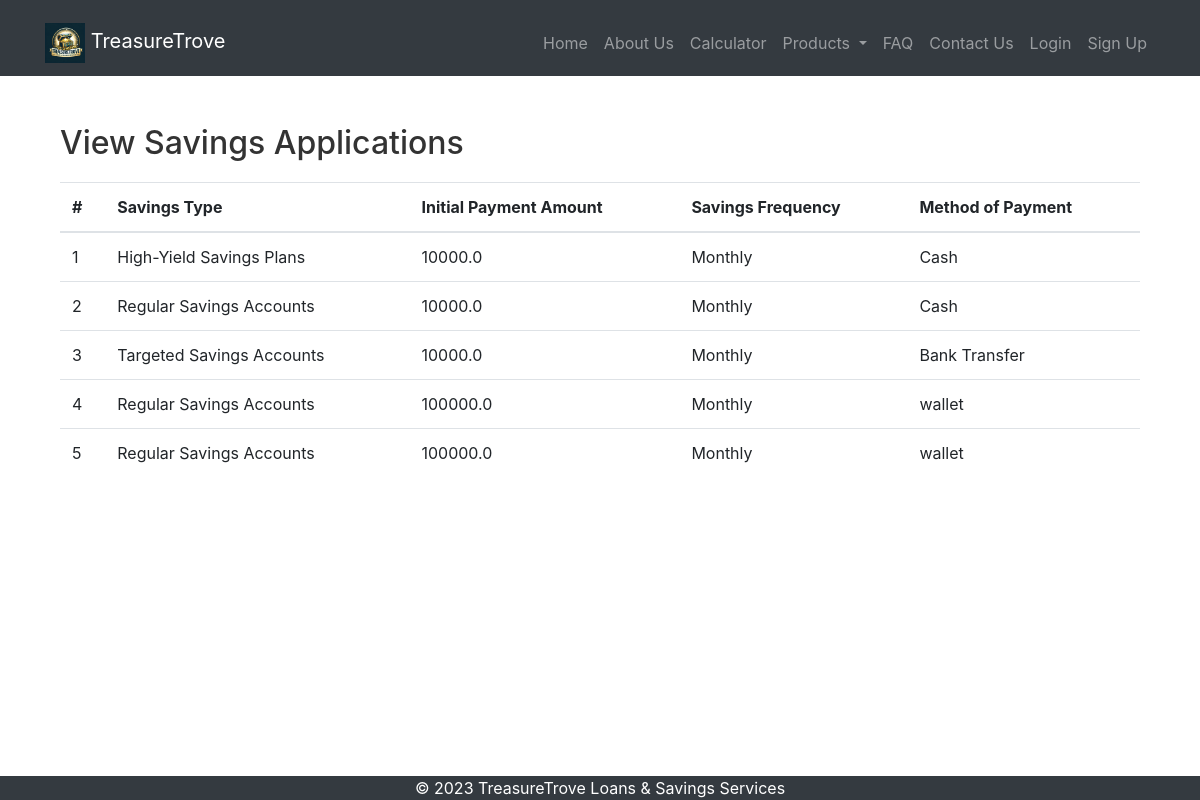
/view_savings_applications, run on the app's committed database.
### models.py (models this page shows)
class SavingsApplication(db.Model):
    id = db.Column(db.Integer, primary_key=True)
    savings_type = db.Column(db.String(255))
    initial_payment_amount = db.Column(db.Float)
    savings_frequency = db.Column(db.String(50))
    method_of_payment = db.Column(db.String(255))

### routes.py (the view)
@main.route('/view_savings_applications')
def view_savings_applications():
    applications = SavingsApplication.query.all()
    return render_template('view_savings_applications.html',
                           applications=applications)

### templates/view_savings_applications.html (shortened to what this page needs)
{% extends 'base.html' %}
{% block content %}
    <div class="container mt-4">
        <h2>View Savings Applications</h2>
        <table class="table">
            <thead>
                <tr>
                    <th>#</th>
                    <th>Savings Type</th>
                    <th>Initial Payment Amount</th>
                    <th>Savings Frequency</th>
                    <th>Method of Payment</th>
                </tr>
            </thead>
            <tbody>
                {% for application in applications %}
                    <tr>
                        <td>{{ application.id }}</td>
                        <td>{{ application.savings_type }}</td>
                        <td>{{ application.initial_payment_amount }}</td>
                        <td>{{ application.savings_frequency }}</td>
                        <td>{{ application.method_of_payment }}</td>
                    </tr>
                {% endfor %}
            </tbody>
        </table>
    </div>
{% endblock %}

### templates/base.html (shortened to what this page needs)
<!DOCTYPE html>
<html>
<head>
    <link href="https://stackpath.bootstrapcdn.com/bootstrap/4.3.1/css/bootstrap.min.css" rel="stylesheet">
    <link rel="stylesheet" href="https://cdnjs.cloudflare.com/ajax/libs/font-awesome/5.15.3/css/all.min.css">
    <link href="{{ url_for('static', filename='css/styles.css') }}" rel="stylesheet">
</head>
<body>
    <header>
        <nav class="navbar navbar-expand-lg navbar-dark bg-dark">
            <div class="container">
                <a class="navbar-brand" href="{{ url_for('main.index') }}">
                    <img src="{{ url_for('static', filename='images/logo.jpeg') }}" alt="Logo" class="img-fluid" style="height: 40px;">
                    TreasureTrove
                </a>
                <div class="collapse navbar-collapse" id="navbarResponsive">
                    <ul class="navbar-nav ml-auto">
                        <li class="nav-item">
                            <a class="nav-link" href="{{ url_for('main.index') }}">Home</a>
                        </li>
                        <li class="nav-item">
                            <a class="nav-link" href="{{ url_for('main.about') }}">About Us</a>
                        </li>
                        <li class="nav-item">
                            <a class="nav-link" href="{{ url_for('main.calculator') }}">Calculator</a>
                        </li>
                        <li class="nav-item dropdown">
                            <a class="nav-link dropdown-toggle" href="#" id="navbarDropdownMenuLink" role="button" data-toggle="dropdown" aria-haspopup="true" aria-expanded="false">
                                Products
                            </a>
                        </li>
                        <li class="nav-item">
                            <a class="nav-link" href="{{ url_for('main.faq') }}">FAQ</a>
                        </li>
                        <li class="nav-item">
                            <a class="nav-link" href="{{ url_for('main.contact') }}">Contact Us</a>
                        </li>
                        {% if 'user_email' in session %}
                            <li class="nav-item">
                                <a class="nav-link" href="{{ url_for('main.dashboard') }}">Dashboard</a>
                            </li>
                            {% if current_user.is_admin %}
                                <li class="nav-item">
                                    <a class="nav-link" href="{{ url_for('main.admin_dashboard') }}">Admin Dashboard</a>
                                </li>
                            {% endif %}
                            <li class="nav-item">
                                <a class="nav-link" href="{{ url_for('main.logout') }}">Logout</a>
                            </li>
                        {% else %}
                            <li class="nav-item">
                                <a class="nav-link" href="{{ url_for('main.login') }}">Login</a>
                            </li>
                            <li class="nav-item">
                                <a class="nav-link" href="{{ url_for('main.signup') }}">Sign Up</a>
                            </li>
                        {% endif %}
                    </ul>
                </div>
            </div>
        </nav>
    </header>
    <main class="container mt-4">
        {% block content %}{% endblock %}
    </main>
    <footer class="footer">
        <p>© 2023 TreasureTrove Loans & Savings Services</p>
    </footer>

### static/css/styles.css (style rules this page uses)
body { padding-top: 0px; }
footer { background-color: #f5f5f5; padding: 10px 0; text-align: center; position: fixed; left: 0; bottom: 0; width: 100%; }
html { height: 100%; }
body { display: flex; flex-direction: column; height: 100%; margin: 0; }
.footer { background-color: #343a40; color: white; text-align: center; padding: 0px 0; width: 100%; }
.footer p { margin: 0; }
.container_fd h1, .container h2 { color: #333; margin-bottom: 20px; }
.container { margin-top: 10px; }

### data on the page
SavingsApplication: id "1", savings_type "High-Yield Savings Plans", initial_payment_amount "10000.0", savings_frequency "Monthly", method_of_payment "Cash"
SavingsApplication: id "2", savings_type "Regular Savings Accounts", initial_payment_amount "10000.0", savings_frequency "Monthly", method_of_payment "Cash"
SavingsApplication: id "3", savings_type "Targeted Savings Accounts", initial_payment_amount "10000.0", savings_frequency "Monthly", method_of_payment "Bank Transfer"
SavingsApplication: id "4", savings_type "Regular Savings Accounts", initial_payment_amount "100000.0", savings_frequency "Monthly", method_of_payment "wallet"
SavingsApplication: id "5", savings_type "Regular Savings Accounts", initial_payment_amount "100000.0", savings_frequency "Monthly", method_of_payment "wallet"
